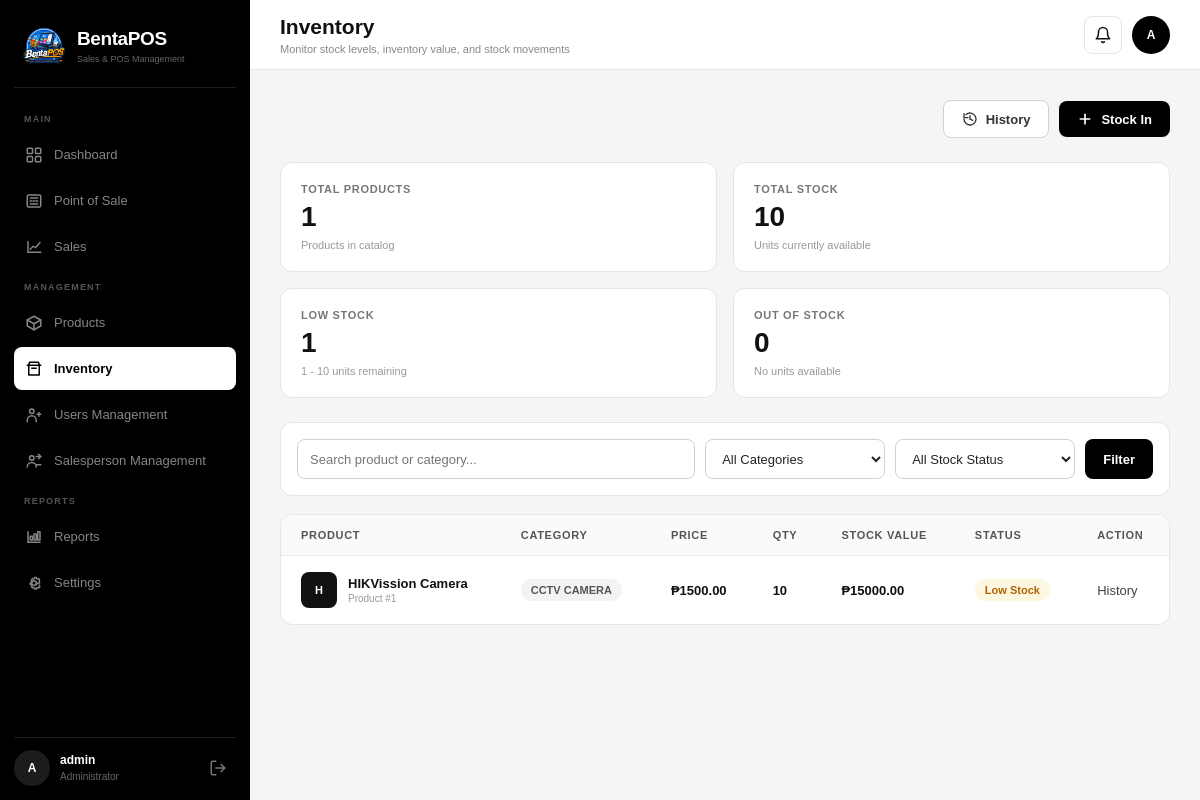
/kitaPos/inventory/ (signed in), run on an earlier commit of the app's database.
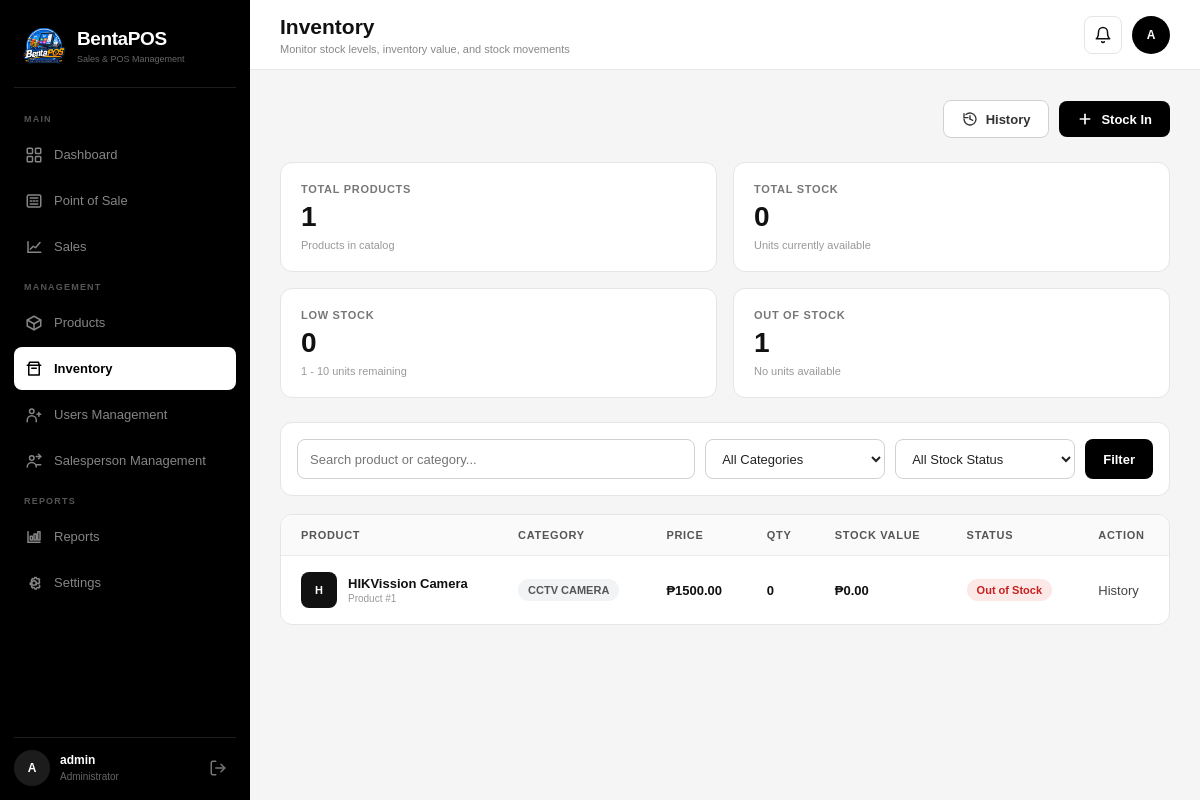
And on a later commit of the database.
### core/models.py (models this page shows, shortened)
class Product(models.Model):
    product_model = models.CharField(
        max_length=150
    )
    description = models.TextField(
        blank=True,
        null=True
    )
    category = models.CharField(
        max_length=100
    )
    price = models.DecimalField(
        max_digits=10,
        decimal_places=2
    )
    qty = models.PositiveIntegerField(
        default=0
    )
    created_at = models.DateTimeField(
        auto_now_add=True
    )
    updated_at = models.DateTimeField(
        auto_now=True
    )
    class Meta:
        ordering = ["product_model"]
        verbose_name = "Product"
        verbose_name_plural = "Products"

### core/views.py (the view)
# urls.py: path("inventory/", views.inventory, name="inventory"),
@login_required
@user_passes_test(is_superuser)
def inventory(request):
    products = Product.objects.all().order_by(
        "product_model"
    )
    search = request.GET.get(
        "search",
        ""
    ).strip()
    if search:
        products = products.filter(
            Q(product_model__icontains=search) |
            Q(category__icontains=search)
        )
    selected_category = request.GET.get(
        "category",
        ""
    )
    if selected_category:
        products = products.filter(
            category=selected_category
        )
    selected_status = request.GET.get(
        "stock_status",
        ""
    )
    if selected_status == "in":
        products = products.filter(
            qty__gt=10
        )
    elif selected_status == "low":
        products = products.filter(
            qty__gt=0,
            qty__lte=10
        )
    elif selected_status == "out":
        products = products.filter(
            qty=0
        )
    products = products.annotate(
        stock_value=F("price") * F("qty")
    )
    total_products = Product.objects.count()
    total_stock = Product.objects.aggregate(
        total=Coalesce(
            Sum("qty"),
            0
        )
    )["total"]
    low_stock = Product.objects.filter(
        qty__gt=0,
        qty__lte=10
    ).count()
    out_of_stock = Product.objects.filter(
        qty=0
    ).count()
    categories = Product.objects.values_list(
        "category",
        flat=True
    ).distinct().order_by(
        "category"
    )
    return render(
        request,
        "inventory/inventory.html",
        {
            "products": products,
            "total_products": total_products,
            "total_stock": total_stock,
            "low_stock": low_stock,
            "out_of_stock": out_of_stock,
            "categories": categories,
            "search": search,
            "selected_category": selected_category,
            "selected_status": selected_status,
        }
    )

### core/views.py (called while the page is built)
def is_superuser(user):
    return user.is_authenticated and user.is_superuser

### core/templates/inventory/inventory.html (shortened to what the changed rows need)
{% extends 'base.html' %}
{% block page_title %}
Inventory
{% endblock %}
{% block content %}
<div class="inventory-page">
    <div class="summary-grid">
        <div class="summary-card">
            <div class="summary-label">
                Total Stock
            </div>
            <div class="summary-value">
                {{ total_stock }}
            </div>
            <div class="summary-description">
                Units currently available
            </div>
        </div>
        <div class="summary-card">
            <div class="summary-label">
                Low Stock
            </div>
            <div class="summary-value">
                {{ low_stock }}
            </div>
            <div class="summary-description">
                1 - 10 units remaining
            </div>
        </div>
        <div class="summary-card">
            <div class="summary-label">
                Out of Stock
            </div>
            <div class="summary-value">
                {{ out_of_stock }}
            </div>
            <div class="summary-description">
                No units available
            </div>
        </div>
    </div>
    <div class="table-card">
        <table class="data-table">
            <thead>
                <tr>
                    <th>
                        Product
                    </th>
                    <th>
                        Category
                    </th>
                    <th>
                        Price
                    </th>
                    <th>
                        Qty
                    </th>
                    <th>
                        Stock Value
                    </th>
                    <th>
                        Status
                    </th>
                    <th>
                        Action
                    </th>
                </tr>
            </thead>
            <tbody>
                {% for product in products %}
                <tr>
                    <td>
                        <div class="product-cell">
                            <div class="product-avatar">
                                {{ product.product_model|first|upper }}
                            </div>
                            <div>
                                <div class="product-name">
                                    {{ product.product_model }}
                                </div>
                                <div class="product-id">
                                    Product #{{ product.id }}
                                </div>
                            </div>
                        </div>
                    </td>
                    <td>
                        <span class="category-badge">
                            {{ product.category }}
                        </span>
                    </td>
                    <td>
                        <span class="price">
                            ₱{{ product.price|floatformat:2 }}
                        </span>
                    </td>
                    <td>
                        <span class="quantity">
                            {{ product.qty }}
                        </span>
                    </td>
                    <td>
                        <span class="stock-value">
                            ₱{{ product.stock_value|floatformat:2 }}
                        </span>
                    </td>
                    <td>
                        {% if product.qty == 0 %}
                            <span class="status status-out">
                                Out of Stock
                            </span>
                        {% elif product.qty <= 10 %}
                            <span class="status status-low">
                                Low Stock
                            </span>
                        {% else %}
                            <span class="status status-in">
                                In Stock
                            </span>
                        {% endif %}
                    </td>
                    <td>
                        <div class="table-actions">
                            <a
                                href="{% url 'product-inventory-history' product.id %}"
                                class="view-link"
                            >
                                History
                            </a>
                        </div>
                    </td>
                </tr>
                {% endfor %}
            </tbody>
        </table>
    </div>
</div>
{% endblock %}

What changed in the data, as far as the page shows it:
changed Product "HIKVission Camera": qty "10" → "0"; stock_value "15000.00" → "0.00"; qty "Low Stock" → "Out of Stock"
Also different on the page:
{{ total_stock }}: "10" → "0"
{{ low_stock }}: "1" → "0"
{{ out_of_stock }}: "0" → "1"
